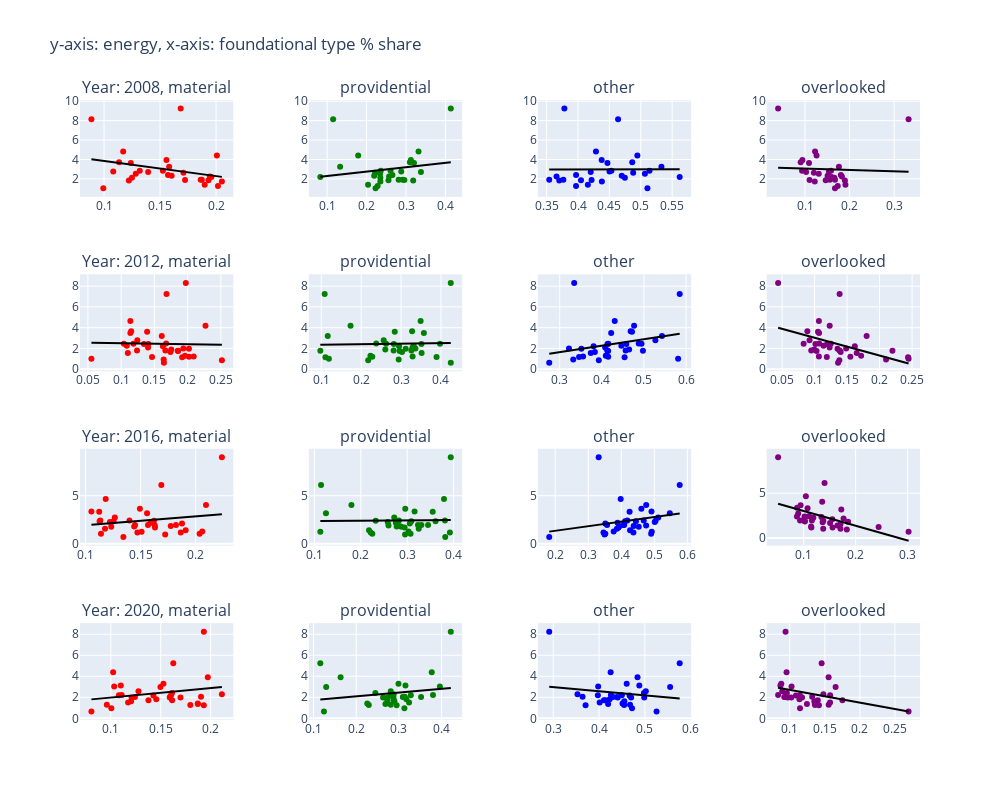

The code cell stored with this chart in its notebook:
### Markdown cell above
What is the distribution of energy use across the sampled countries?

### Code cell
create_scatter_plots_twodim_with_fit(foundational_df_no_transformations, 'TIME_PERIOD', foundational_types, 'energy')
